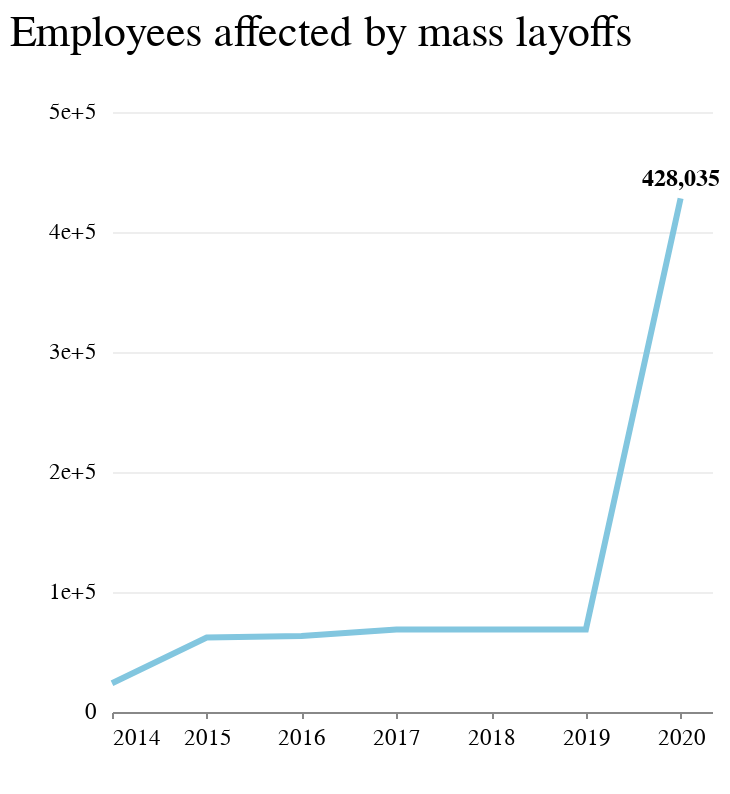

Notebook source saved alongside this figure:
### Code cell
warn_chart = alt.Chart((warngroup))\
    .mark_line(size=3)\
    .encode(
    x=alt.X('year:T', title=' ', axis=alt.Axis(grid=False, tickCount=6, format='%Y'),\
            scale=alt.Scale(domain=('2014-01-01', '2020-05-01'))),
    y=alt.Y('employees_effected:Q', title=' ', axis=alt.Axis(gridWidth=.6,\
     gridColor='#dddddd',offset=6,tickSize=0,domainOpacity=0,tickCount=4, format=''),\
           scale=alt.Scale(domain=(1, 500000)))
).properties(width=300, height=300,
     title='Employees affected by mass layoffs'
 )

warn_chart_text_today = (
    alt.Chart((warngroup.query("employees_effected == employees_effected.max()")))\
    .mark_text(dy=-10, color="#000000", font='Benton Gothic', fontWeight='bolder', fontSize=12)
    .encode(x=alt.X("year:T"), y=alt.Y("employees_effected:Q"), text=alt.Text("employees_effected:Q",format=','))
)

(warn_chart + warn_chart_text_today).configure_view(strokeOpacity=0).configure_legend(
    orient='top',
    symbolType='stroke'
)

### Figure 1 — Vega-Lite specification as saved in the notebook (floating-point values rounded to 4 significant figures)
{"config": {"view": {"width": 800, "height": 450, "strokeOpacity": 0}, "background": "#ffffff", "title": {"anchor": "start", "font": "Benton Gothic Bold, sans", "fontColor": "#000000", "fontSize": 22, "fontWeight": "normal"}, "arc": {"fill": "#82c6df"}, "area": {"fill": "#82c6df"}, "line": {"stroke": "#82c6df", "strokeWidth": 3}, "path": {"stroke": "#82c6df"}, "rect": {"fill": "#82c6df"}, "shape": {"stroke": "#82c6df"}, "bar": {"fill": "#82c6df"}, "point": {"stroke": "#82c6df"}, "symbol": {"fill": "#82c6df", "size": 30}, "axis": {"titleFont": "Benton Gothic Bold, sans", "titleFontSize": 13, "titleFontWeight": "normal", "labelFont": "Benton Gothic, sans", "labelFontSize": 11.5, "labelFontWeight": "normal"}, "axisX": {"labelAngle": 0, "labelPadding": 4, "tickSize": 3}, "axisY": {"labelBaseline": "middle", "maxExtent": 45, "minExtent": 45, "tickSize": 2, "titleAlign": "left", "titleAngle": 0, "titleX": -45, "titleY": -11}, "legend": {"titleFont": "Benton Gothic Bold, sans", "titleFontSize": 13, "titleFontWeight": "normal", "symbolType": "stroke", "labelFont": "Benton Gothic, sans", "labelFontSize": 11.5, "orient": "top"}, "range": {"category": ["#3580b1", "#ec8431", "#ab7fb4", "#c89d29", "#adc839", "#829eb1"], "diverging": ["#e68a4f", "#f4bb6a", "#f9e39c", "#dadfe2", "#a6b7c6", "#849eae"], "heatmap": ["#fbf2c7", "#f9e39c", "#f8d36e", "#f4bb6a", "#e68a4f", "#d15a40", "#ab4232"], "ordinal": ["#fbf2c7", "#f9e39c", "#f8d36e", "#f4bb6a", "#e68a4f", "#d15a40", "#ab4232"], "ramp": ["#fbf2c7", "#f9e39c", "#f8d36e", "#f4bb6a", "#e68a4f", "#d15a40", "#ab4232"]}}, "layer": [{"data": {"name": "data-7441a6a855c60e5db0e77b1d096c5b73"}, "mark": {"type": "line", "size": 3}, "encoding": {"x": {"type": "temporal", "axis": {"format": "%Y", "grid": false, "tickCount": 6}, "field": "year", "scale": {"domain": ["2014-01-01", "2020-05-01"]}, "title": " "}, "y": {"type": "quantitative", "axis": {"domainOpacity": 0, "format": "", "gridColor": "#dddddd", "gridWidth": 0.6, "offset": 6, "tickCount": 4, "tickSize": 0}, "field": "employees_effected", "scale": {"domain": [1, 500000]}, "title": " "}}, "height": 300, "title": "Employees affected by mass layoffs", "width": 300}, {"data": {"name": "data-8a080f533bef7c2686464ad6f20cb63b"}, "mark": {"type": "text", "color": "#000000", "dy": -10, "font": "Benton Gothic", "fontSize": 12, "fontWeight": "bolder"}, "encoding": {"text": {"type": "quantitative", "field": "employees_effected", "format": ","}, "x": {"type": "temporal", "field": "year"}, "y": {"type": "quantitative", "field": "employees_effected"}}}], "$schema": "https://vega.github.io/schema/vega-lite/v4.0.2.json", "datasets": {"data-7441a6a855c60e5db0e77b1d096c5b73": [{"year": "2014", "employees_effected": 24010.0}, {"year": "2015", "employees_effected": 62040.0}, {"year": "2016", "employees_effected": 63360.0}, {"year": "2017", "employees_effected": 68660.0}, {"year": "2018", "employees_effected": 68840.0}, {"year": "2019", "employees_effected": 68820.0}, {"year": "2020", "employees_effected": 428000.0}], "data-8a080f533bef7c2686464ad6f20cb63b": [{"year": "2020", "employees_effected": 428000.0}]}}
